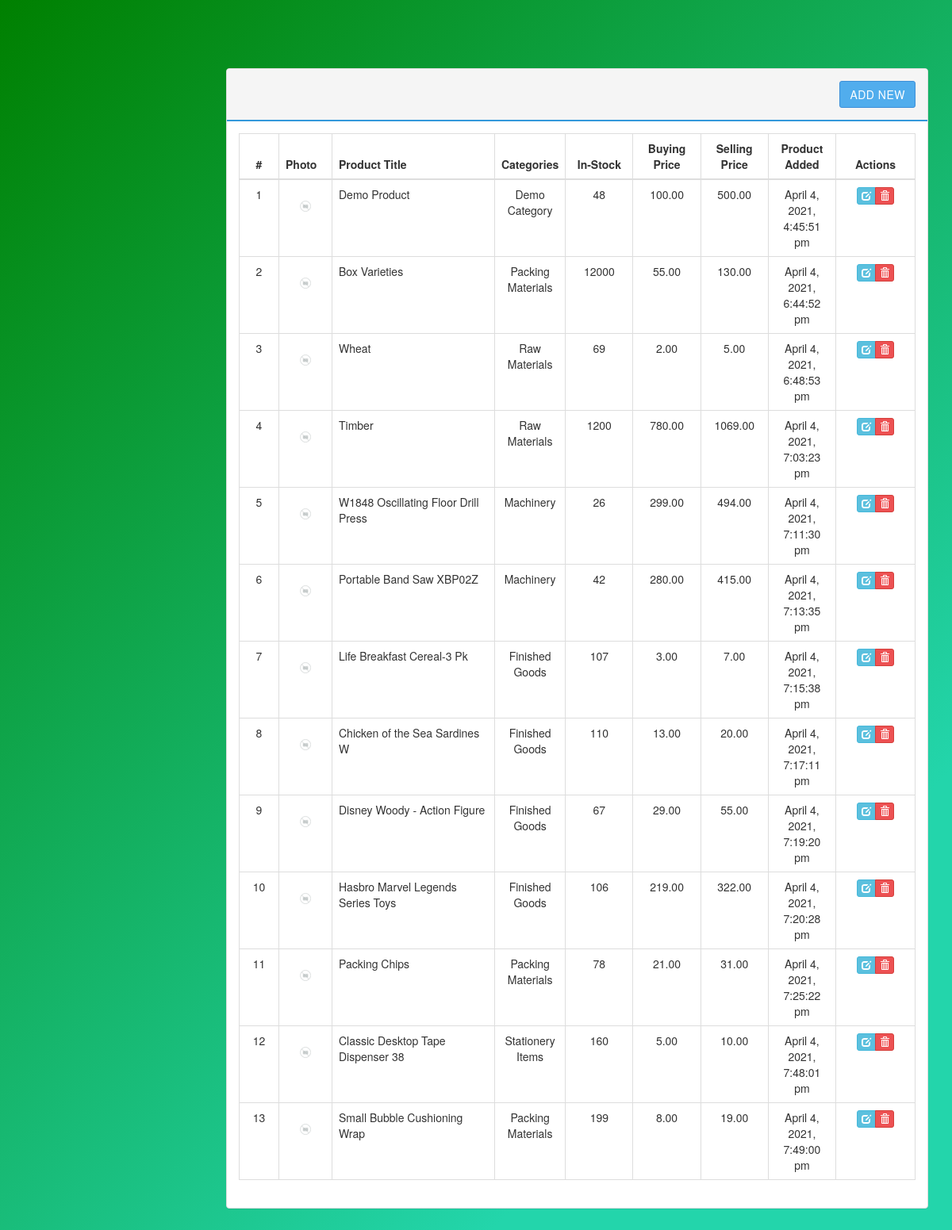
The page /product.php on the database its author committed.
### tables this page shows
CREATE TABLE IF NOT EXISTS `products` (
`id` int(11) unsigned NOT NULL,
  `name` varchar(255) NOT NULL,
  `quantity` varchar(50) DEFAULT NULL,
  `buy_price` decimal(25,2) DEFAULT NULL,
  `sale_price` decimal(25,2) NOT NULL,
  `categorie_id` int(11) unsigned NOT NULL,
  `media_id` int(11) DEFAULT '0',
  `date` datetime NOT NULL
);

CREATE TABLE IF NOT EXISTS `categories` (
`id` int(11) unsigned NOT NULL,
  `name` varchar(60) NOT NULL
);

### includes/sql.php (called while the page is built, shortened)
<?php
  require_once('includes/load.php');
function find_by_sql($sql)
{
  global $db;
  $result = $db->query($sql);
  $result_set = $db->while_loop($result);
 return $result_set;
}
  function join_product_table(){
     $sql  =" SELECT p.id,p.name,p.quantity,p.buy_price,p.sale_price,p.media_id,p.date,c.name";
    $sql  .=" AS categorie,m.file_name AS image";
    $sql  .=" FROM products p";
    $sql  .=" LEFT JOIN categories c ON c.id = p.categorie_id";
    $sql  .=" LEFT JOIN media m ON m.id = p.media_id";
    $sql  .=" ORDER BY p.id ASC";
    return find_by_sql($sql);
   }
?>

### includes/database.php (called while the page is built, shortened)
<?php
class MySqli_DB {
    private $con;
    public $query_id;
public function db_connect()
{
  $this->con = mysqli_connect(DB_HOST,DB_USER,DB_PASS);
  if(!$this->con)
         {
           die(" Database connection failed:". mysqli_connect_error());
         } else {
           $select_db = $this->con->select_db(DB_NAME);
         }
}
public function query($sql)
   {
      if (trim($sql != "")) {
          $this->query_id = $this->con->query($sql);
      }
       return $this->query_id;
   }
public function fetch_array($statement)
{
  return mysqli_fetch_array($statement);
}
public function while_loop($loop){
   $results = array();
   while ($result = $this->fetch_array($loop)) {
      $results[] = $result;
   }
 return $results;
}
}
$db = new MySqli_DB();
?>

### includes/functions.php (called while the page is built, shortened)
<?php
function remove_junk($str){
  $str = nl2br($str);
  $str = htmlspecialchars(strip_tags($str, ENT_QUOTES));
  return $str;
}
function read_date($str){
     if($str)
      return date('F j, Y, g:i:s a', strtotime($str));
     else
      return null;
  }
function count_id(){
  static $count = 1;
  return $count++;
}
?>

### product.php (the view, shortened to what this page needs)
<?php
  $products = join_product_table();
?>
<?php include_once('layouts/header.php'); ?>
  <div class="row">
     <div class="col-md-12">
     </div>
    <div class="col-md-12">
      <div class="panel panel-default">
        <div class="panel-heading clearfix">
         <div class="pull-right">
           <a href="add_product.php" class="btn btn-primary">Add New</a>
         </div>
        </div>
        <div class="panel-body">
          <table class="table table-bordered">
            <thead>
              <tr>
                <th class="text-center" style="width: 50px;">#</th>
                <th> Photo</th>
                <th> Product Title </th>
                <th class="text-center" style="width: 10%;"> Categories </th>
                <th class="text-center" style="width: 10%;"> In-Stock </th>
                <th class="text-center" style="width: 10%;"> Buying Price </th>
                <th class="text-center" style="width: 10%;"> Selling Price </th>
                <th class="text-center" style="width: 10%;"> Product Added </th>
                <th class="text-center" style="width: 100px;"> Actions </th>
              </tr>
            </thead>
            <tbody>
              <?php foreach ($products as $product):?>
              <tr>
                <td class="text-center"><?php echo count_id();?></td>
                <td>
                  <?php if($product['media_id'] === '0'): ?>
                    <img class="img-avatar img-circle" src="uploads/products/no_image.png" alt="">
                  <?php else: ?>
                  <img class="img-avatar img-circle" src="uploads/products/<?php echo $product['image']; ?>" alt="">
                <?php endif; ?>
                </td>
                <td> <?php echo remove_junk($product['name']); ?></td>
                <td class="text-center"> <?php echo remove_junk($product['categorie']); ?></td>
                <td class="text-center"> <?php echo remove_junk($product['quantity']); ?></td>
                <td class="text-center"> <?php echo remove_junk($product['buy_price']); ?></td>
                <td class="text-center"> <?php echo remove_junk($product['sale_price']); ?></td>
                <td class="text-center"> <?php echo read_date($product['date']); ?></td>
                <td class="text-center">
                  <div class="btn-group">
                    <a href="edit_product.php?id=<?php echo (int)$product['id'];?>" class="btn btn-info btn-xs"  title="Edit" data-toggle="tooltip">
                      <span class="glyphicon glyphicon-edit"></span>
                    </a>
                    <a href="delete_product.php?id=<?php echo (int)$product['id'];?>" class="btn btn-danger btn-xs"  title="Delete" data-toggle="tooltip">
                      <span class="glyphicon glyphicon-trash"></span>
                    </a>
                  </div>
                </td>
              </tr>
             <?php endforeach; ?>
            </tbody>
        </div>
      </div>
    </div>
  </div>
  <?php include_once('layouts/footer.php'); ?>

### layouts/header.php (shortened to what this page needs)
<!DOCTYPE html>
  <html lang="en">
    <head>
    <link rel="stylesheet" href="https://maxcdn.bootstrapcdn.com/bootstrap/3.3.4/css/bootstrap.min.css"/>
    <link rel="stylesheet" href="//cdnjs.cloudflare.com/ajax/libs/bootstrap-datepicker/1.3.0/css/datepicker3.min.css" />
    <link rel="stylesheet" href="libs/css/main.css" />
  </head>
  <body>
<div class="page">
  <div class="container-fluid">

### layouts/footer.php (shortened to what this page needs)
     </div>
    </div>
  </body>
</html>

### libs/css/main.css (style rules this page uses)
body { font-family: 'Helvetica Neue', Helvetica, Arial, sans-serif; font-weight: 400; overflow-x: hidden; overflow-y: auto; background: linear-gradient(-45deg, #EE7752,#E73C7E, #23A6D5, #23D5AB, #23D5AB, green); background-size: 400% 400%; animation: change 20s ease-in-out; height: 100%; width: 100%; }
a { color: #777; text-decoration: none; }
.page { position: relative; display: block; top: 50px; left: 0; padding: 35px 15px 20px 270px; }
.panel-default >.panel-heading { background-color: #f5f5f5; border-bottom: 2px solid #3498DB; font-size: 15px; text-transform: uppercase; letter-spacing: .5px; padding: 15px; }
.btn { border-radius: 3px; -webkit-transition: all 300ms ease-in-out; -moz-transition: all 300ms ease-in-out; transition: all 300ms ease-in-out; }
.btn-primary { color: #fff; background-color: #51aded; border-color: #3d8fd8 }
.btn-danger { background-color: #ed5153 }
.img-avatar { width: 50px; height: 50px; }

### rows shown on the page
products: count_id "1", name "Demo Product", categorie.name "Demo Category", quantity "48", buy_price "100.00", sale_price "500.00", date "April 4, 2021, 4:45:51 pm"
products: count_id "2", name "Box Varieties", categorie.name "Packing Materials", quantity "12000", buy_price "55.00", sale_price "130.00", date "April 4, 2021, 6:44:52 pm"
products: count_id "3", name "Wheat", categorie.name "Raw Materials", quantity "69", buy_price "2.00", sale_price "5.00", date "April 4, 2021, 6:48:53 pm"
products: count_id "4", name "Timber", categorie.name "Raw Materials", quantity "1200", buy_price "780.00", sale_price "1069.00", date "April 4, 2021, 7:03:23 pm"
products: count_id "5", name "W1848 Oscillating Floor Drill Press", categorie.name "Machinery", quantity "26", buy_price "299.00", sale_price "494.00", date "April 4, 2021, 7:11:30 pm"
products: count_id "6", name "Portable Band Saw XBP02Z", categorie.name "Machinery", quantity "42", buy_price "280.00", sale_price "415.00", date "April 4, 2021, 7:13:35 pm"
products: count_id "7", name "Life Breakfast Cereal-3 Pk", categorie.name "Finished Goods", quantity "107", buy_price "3.00", sale_price "7.00", date "April 4, 2021, 7:15:38 pm"
products: count_id "8", name "Chicken of the Sea Sardines W", categorie.name "Finished Goods", quantity "110", buy_price "13.00", sale_price "20.00", date "April 4, 2021, 7:17:11 pm"
products: count_id "9", name "Disney Woody - Action Figure", categorie.name "Finished Goods", quantity "67", buy_price "29.00", sale_price "55.00", date "April 4, 2021, 7:19:20 pm"
products: count_id "10", name "Hasbro Marvel Legends Series Toys", categorie.name "Finished Goods", quantity "106", buy_price "219.00", sale_price "322.00", date "April 4, 2021, 7:20:28 pm"
products: count_id "11", name "Packing Chips", categorie.name "Packing Materials", quantity "78", buy_price "21.00", sale_price "31.00", date "April 4, 2021, 7:25:22 pm"
products: count_id "12", name "Classic Desktop Tape Dispenser 38", categorie.name "Stationery Items", quantity "160", buy_price "5.00", sale_price "10.00", date "April 4, 2021, 7:48:01 pm"
products: count_id "13", name "Small Bubble Cushioning Wrap", categorie.name "Packing Materials", quantity "199", buy_price "8.00", sale_price "19.00", date "April 4, 2021, 7:49:00 pm"
